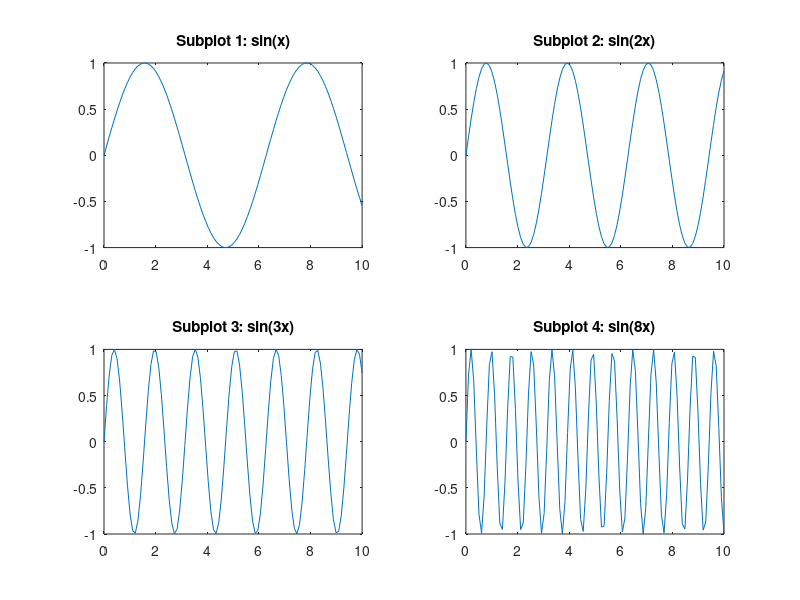

Recreate this plot in MATLAB.
subplot(2, 2, 1);
x = linspace(0, 10);
y1 = sin(x);
plot(x, y1);
title("Subplot 1: sin(x)");

subplot(2, 2, 2);
y2 = sin(2*x);
plot(x, y2);
title("Subplot 2: sin(2x)");

subplot(2, 2, 3);
y3 = sin(4*x);
plot(x, y3);
title("Subplot 3: sin(3x)");

subplot(2, 2, 4);
y4 = sin(8*x);
plot(x, y4);
title("Subplot 4: sin(8x)");
